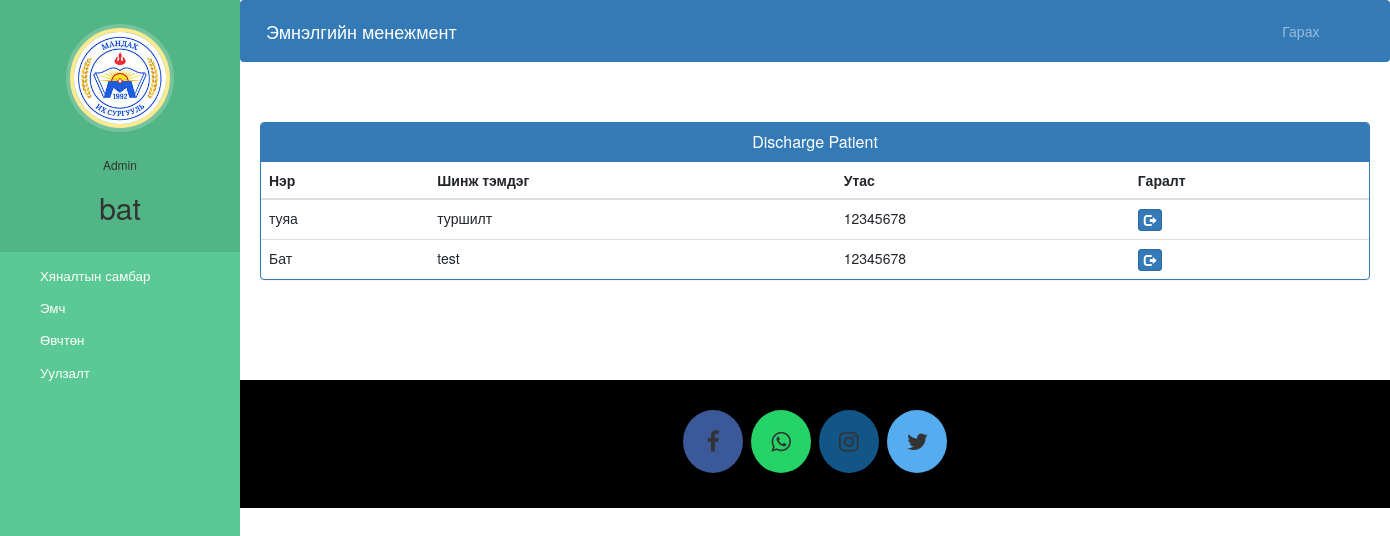
The page /admin-discharge-patient/ (signed in) on the database its author committed.
### hospital/models.py (models this page shows, shortened)
class Patient(models.Model):
    user=models.OneToOneField(User,on_delete=models.CASCADE)
    profile_pic= models.ImageField(upload_to='profile_pic/PatientProfilePic/',null=True,blank=True)
    address = models.CharField(max_length=40)
    mobile = models.CharField(max_length=20,null=False)
    symptoms = models.CharField(max_length=100,null=False)
    assignedDoctorId = models.PositiveIntegerField(null=True)
    admitDate=models.DateField(auto_now=True)
    status=models.BooleanField(default=False)
    @property
    def get_name(self):
        return self.user.first_name+" "+self.user.last_name

### hospital/views.py (the view)
# urls.py: path('admin-discharge-patient/', views.admin_discharge_patient_view,name='admin-discharge-patient'),
@login_required(login_url='adminlogin')
@user_passes_test(is_admin)
def admin_discharge_patient_view(request):
    patients=models.Patient.objects.all().filter(status=True)
    return render(request,'hospital/admin_discharge_patient.html',{'patients':patients})

### hospital/views.py (called while the page is built)
def is_admin(user):
    return user.groups.filter(name='ADMIN').exists()

### templates/hospital/admin_discharge_patient.html (shortened to what this page needs)
{% extends 'hospital/admin_base.html' %}
{% block content %}
<head>
  <link href="//netdna.bootstrapcdn.com/bootstrap/3.0.0/css/bootstrap.min.css" rel="stylesheet" id="bootstrap-css">
</head>
<div class="container">
  <div class="panel panel-primary">
    <div class="panel-heading">
      <h6 class="panel-title">Discharge Patient</h6>
    </div>
    <table class="table table-hover" id="dev-table">
      <thead>
        <tr>
          <th>Нэр</th>
          <th>Шинж тэмдэг</th>
          <th>Утас</th>
          <th>Гаралт</th>
        </tr>
      </thead>
      {% for p in patients %}
      <tr>
        <td> {{p.get_name}}</td>
        <td>{{p.symptoms}}</td>
        <td>{{p.mobile}}</td>
        <td><a class="btn btn-primary btn-xs" href="{% url 'discharge-patient' p.id  %}"><span class="glyphicon glyphicon-log-out"></span></a></td>
      </tr>
      {% endfor %}
    </table>
  </div>
</div>
{% endblock content %}

### templates/hospital/admin_base.html (shortened to what this page needs)
<!DOCTYPE html>
{% load static %}
<html lang="en">
<head>
  <link rel="stylesheet" href="https://stackpath.bootstrapcdn.com/bootstrap/4.3.1/css/bootstrap.min.css">
  <link rel="stylesheet" href="https://maxcdn.bootstrapcdn.com/font-awesome/4.7.0/css/font-awesome.min.css">
  <link rel="stylesheet" href="{% static '/style.css' %}">
</head>
<body>
  <nav class="menu" tabindex="0">
    <header class="avatar">
      <img src="{% static "images/images.jpg" %}" />
      <br><br>
      <h6>Admin</h6>
      <h2>{{request.user.first_name}}</h2>
    </header>
    <ul>
      <li tabindex="0" class="icon-dashboard"> <a style="color:white; text-decoration:none;" href="/admin-dashboard"><span>Хяналтын самбар</span></a> </li>
      <li tabindex="0" class="icon-customers"> <a style="color:white; text-decoration:none;" href="/admin-doctor"><span>Эмч</span></a></li>
      <li tabindex="0" class="icon-users"> <a style="color:white; text-decoration:none;" href="/admin-patient"><span>Өвчтөн</span></a></li>
      <li tabindex="0" class="icon-calendar"> <a style="color:white; text-decoration:none;" href="/admin-appointment"><span>Уулзалт</span></a></li>
    </ul>
  </nav>
  <main>
    <div class="bs-example">
      <nav class="navbar navbar-expand-md  navbar-dark fixed-top" style="background:#337AB7;">
        <a href="/admin-dashboard" class="navbar-brand">Эмнэлгийн менежмент</a>
        <div class="collapse navbar-collapse justify-content-between" id="navbarCollapse">
          <div class="navbar-nav" style=" margin-left: 90%;">
            <a href="/logout" class="nav-item nav-link">Гарах</a>
          </div>
        </div>
      </nav>
    </div>
    <br><br>
    {% block content %}
    {% endblock content %}
    <br><br><br><br>
    <footer>
      <p>
        <a id="ftr" class="fa fa-facebook"></a>
        <a id="ftr" class="fa fa-whatsapp"></a>
        <a id="ftr" class="fa fa-instagram"></a>
        <a id="ftr" class="fa fa-twitter"></a>
      </p>
      <br>
    </footer>
  </main>
</body>
</html>

### static/style.css (style rules this page uses)
body { padding-left: 240px; }
main { position: relative; height: 100vh; }
.menu { background: #5bc995; height: 100vh; width: 240px; position: fixed; top: 0px; left: 0; z-index: 5; outline: none; }
.menu .avatar { background: rgba(0, 0, 0, 0.1); padding: 2em 0.5em; text-align: center; }
.menu .avatar img { width: 100px; border-radius: 50%; overflow: hidden; border: 4px solid #ffea92; box-shadow: 0 0 0 4px rgba(255, 255, 255, 0.2); }
.menu .avatar h2 { font-weight: normal; margin-bottom: 0; }
.menu ul { list-style: none; padding: 0.5em 0; margin: 0; }
.menu ul li { padding: 0.5em 1em 0.5em 3em; font-size: 0.95em; font-weight: regular; background-repeat: no-repeat; background-position: left 15px center; background-size: auto 20px; transition: all 0.15s linear; cursor: pointer; }
.menu ul li.icon-dashboard { background-image: url("http://www.entypo.com/images//gauge.svg"); }
.menu ul li.icon-customers { background-image: url("http://www.entypo.com/images//briefcase.svg"); }
.menu ul li.icon-users { background-image: url("http://www.entypo.com/images//users.svg"); }
.menu ul li.icon-calendar { background-image: url("http://www.entypo.com/images//calendar.svg"); }

### templates/hospital/admin_base.html (style rules this page uses)
a:link { text-decoration: none; }
a { color: white; }
footer { padding: 0px 0px 0px 0px; background-color: black; margin: 0px; }
#ftr { padding: 20px; }
.fa { font-size: 23px; width: 60px; text-align: center; text-decoration: none; margin: 5px 2px; border-radius: 50%; }
.fa-facebook { background: #3B5998; color: white; margin-top: 30px; }
.fa-whatsapp { background: #25d366; color: white; }
.fa-twitter { background: #55ACEE; color: white; }
.fa-instagram { background: #125688; color: white; }
p { text-align: center; }
body { padding-left: 240px; }
main { position: relative; height: 100vh; }
.menu { background: #5bc995; height: 100vh; width: 240px; position: fixed; top: 0px; left: 0; z-index: 5; outline: none; }
.menu .avatar { background: rgba(0, 0, 0, 0.1); padding: 2em 0.5em; text-align: center; }
.menu .avatar img { width: 100px; border-radius: 50%; overflow: hidden; border: 4px solid #ffea92; box-shadow: 0 0 0 4px rgba(255, 255, 255, 0.2); }
.menu .avatar h2 { font-weight: normal; margin-bottom: 0; }
.menu ul { list-style: none; padding: 0.5em 0; margin: 0; }
.menu ul li { padding: 0.5em 1em 0.5em 3em; font-size: 0.95em; font-weight: regular; background-repeat: no-repeat; background-position: left 15px center; background-size: auto 20px; transition: all 0.15s linear; cursor: pointer; }
.menu ul li.icon-dashboard { background-image: url("http://www.entypo.com/images//gauge.svg"); }
.menu ul li.icon-customers { background-image: url("http://www.entypo.com/images//briefcase.svg"); }
.menu ul li.icon-users { background-image: url("http://www.entypo.com/images//users.svg"); }
.menu ul li.icon-calendar { background-image: url("http://www.entypo.com/images//calendar.svg"); }

### templates/hospital/admin_discharge_patient.html (style rules this page uses)
a:link { text-decoration: none; }
h6 { text-align: center; }

### rows shown on the page
Patient: get_name "туяа", symptoms "туршилт", mobile "12345678"
Patient: get_name "Бат", symptoms "test", mobile "12345678"

### other values the page prints
{{ request.user.first_name }} "bat"
